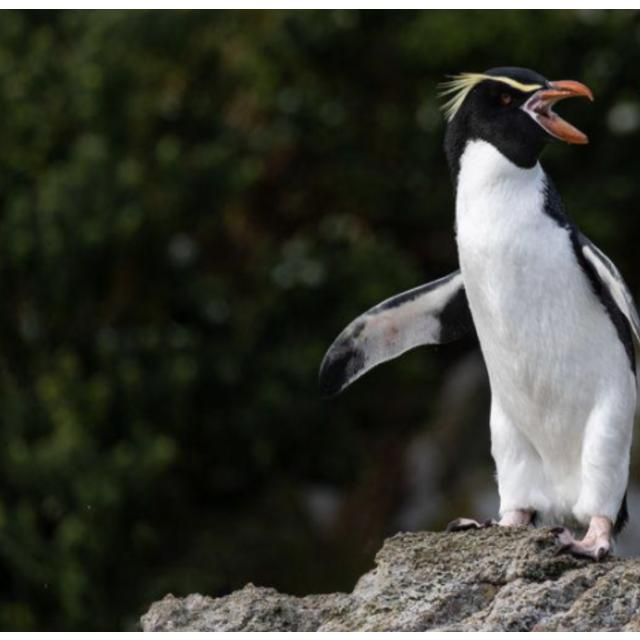
#> input picture detection/datasets/train/images/image_id_006.jpg, 640 x 640 px; its folder holds only this picture in this run
$ jupyter execute --allow-errors hog-lbp-svm.ipynb
#> lines starting #> are read from the running program, lines starting #| are printed output that depends on the picture
[cell 1]
import os
import cv2
import random
import json
import matplotlib.pyplot as plt
import numpy as np
from sklearn.model_selection import train_test_split
from sklearn import svm
from sklearn.metrics import classification_report,accuracy_score
from skimage.feature import hog
from skimage.feature import local_binary_pattern
from sklearn.preprocessing import MinMaxScaler
import math

# Extract annotations from json file
def extract_annotations(json_file_path):
#> called with json_file_path = 'datasets/train_annotations.json'
    annotations = []

    with open(json_file_path, 'r') as f:
#> (reads detection/datasets/train_annotations.json from the repository)
        data = json.load(f)

        for item in data:
            annotation = item["bbox"]
            annotations.append(annotation)

    return annotations

# Perform sliding window technique
def sliding_window(image, window_size, stride):
    windows = []
    for y in range(0, image.shape[0], stride):
        for x in range(0, image.shape[1], stride):
            window = image[y:y + window_size[1], x:x + window_size[0]]
            windows.append(((x, y), window))
    return windows

# Check if the window contains the object specified by the annotations
def window_contains(x, y, window_size, boundary):
    bx1, by1, bx2, by2 = boundary
    x_end = x + window_size
    y_end = y + window_size
    bx_end = bx1 + bx2
    by_end = by1 + by2
    x_overlap = max(0, min(x_end, bx_end) - max(x, bx1))
    y_overlap = max(0, min(y_end, by_end) - max(y, by1))

    # If both x_overlap and y_overlap are positive, the boxes overlap
    if x_overlap > 10 and y_overlap > 10:
        return 1
    else:
        return 0

# Check if sample image contains too much white border
def check_border(image):
    gray_image = cv2.cvtColor(image, cv2.COLOR_BGR2GRAY)
    total_pixels = gray_image.shape[0] * gray_image.shape[1]
    num_white_pixels = np.sum(gray_image == 255)
    white_percentage = (num_white_pixels / total_pixels) * 100
    return white_percentage < 10

[cell 2]
window_size = (64, 64)
image_size = (224, 224)
stride = 64

# Getting dataset
train_annotations = extract_annotations("datasets/train_annotations.json")
train_images_dir = 'datasets/train/images/'
train_pos = []
train_neg = []
train_index = 0
index = 0

# Create negative directory
negative_path = 'datasets/negatives'
if (not os.path.isdir(negative_path)):
    os.mkdir(negative_path)

# Create result directory
result_path = 'detection_results'
if (not os.path.isdir(result_path)):
    os.mkdir(result_path)

# Iterate images in datasets
for image_file in os.listdir(train_images_dir):
    image = cv2.imread(train_images_dir + image_file)
#> image is the input picture: shape (640, 640, 3); mean B, G, R 52.1, 60.6, 59

    # Getting boundaries
    x_min, y_min, width, height = train_annotations[train_index]
    train_index += 1
    x_max, y_max = x_min + width, y_min + height

    # Crop image to be added to positive set
    cropped_image = image[y_min:y_max, x_min:x_max]
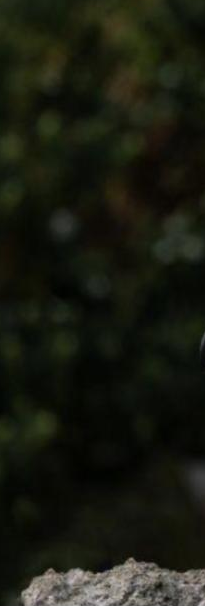
#> cropped_image: shape (606, 205, 3); mean B, G, R 16.7, 27.3, 25.2
    img = cv2.resize(cropped_image, image_size)
    train_pos.append(img)

    # If negative set does not exist
    if (not bool(os.listdir('datasets/negatives'))):

        # Extract background from original images to be added to negative set
        windows = sliding_window(image, window_size, stride)
#> after the loop in sliding_window, `for y in range(0, image.shape[0], stride):`: windows = 100 items
#> windows = 100 items
        boundary = train_annotations[index]
        count = 0
        for window in windows:
            if count >= 5:
                break
            count += 1
            (x1, y1), img = window

            # Check if background does not contain object or white borders
            if (not window_contains(x1, y1, window_size[0], boundary) and check_border(img)):
                img = cv2.resize(img, image_size)
                train_neg.append(img)
#> this loop made 6 passes
#> (x1, x_end in window_contains, x_overlap in window_contains) on passes 3 to 5: (128, 192, 64), (192, 256, 64), (256, 320, 64)
#> (x1, x_end in window_contains, x_overlap in window_contains, total_pixels in check_border, num_white_pixels in check_border, white_percentage in check_border) on passes 1 to 2: (0, 64, 0, 4096, 384, 9.38), (64, 128, 9, 4096, 407, 9.94)
#> pass 1, in check_border, `gray_image = cv2.cvtColor(image, cv2.COLOR_BGR2GRAY)`:
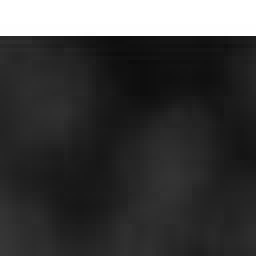
#> gray_image: shape (64, 64) (shown 4 times larger); min 12, max 255, mean 64.1
#> after the loop:
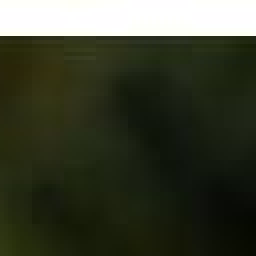
#> img: shape (64, 64, 3) (shown 4 times larger); mean of channels 0, 1, 2 49.1, 65.6, 61.4; drawn as B, G, R
#> after the loop, count = 5; train_neg = 2 items

        index += 1

# Save negative if it does not exist
if (not bool(os.listdir('datasets/negatives'))):
    index = 0
    for img in train_neg:
        image_path = 'datasets/negatives/neg_' + str(index) + '.jpg'
        cv2.imwrite(image_path, img)
        index += 1
#> this loop made 2 passes
#> (image_path, index) on passes 1 to 2: ('datasets/negatives/neg_0.jpg', 1), ('datasets/negatives/neg_1.jpg', 2)
#> pass 2, `cv2.imwrite(image_path, img)`:
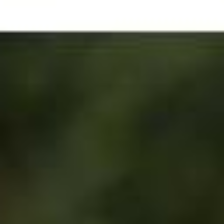
#> saved as neg_1.jpg: shape (224, 224, 3); mean B, G, R 58, 78.3, 71.9
#> after the loop, index = 2
else:
    # Else load negative set
    for image_file in os.listdir('datasets/negatives'):
        image = cv2.imread('datasets/negatives/' + image_file)
        train_neg.append(image)

num_images_to_display = 5
print('Number of postive samples:' + str(len(train_pos)))
#| Number of postive samples:1
print('Number of negative samples:' + str(len(train_neg)))
#| Number of negative samples:2


# Create a random sample of five elements from the sets
#> (the rest of this cell did not finish here and is left out)

[cell 3]
hog_X = []
hog_features = []
labels = []

# Extract HOG features in positive set
for img in train_pos:
    img = cv2.cvtColor(img, cv2.COLOR_BGR2GRAY)
    img = cv2.resize(img, image_size)
    fd, hog_image = hog(img, orientations=9, pixels_per_cell=(8, 8), cells_per_block=(2, 2), visualize=True)
    hog_X.append(fd)
    hog_features.append(hog_image)
    labels.append(1)
#> this loop made 1 pass
#> pass 1, `img = cv2.cvtColor(img, cv2.COLOR_BGR2GRAY)`:
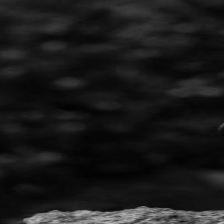
#> img: shape (224, 224); min 1, max 191, mean 25.4
#> pass 1, `fd, hog_image = hog(img, orientations=9, pixels_per_cell=(8, 8), cells..`:
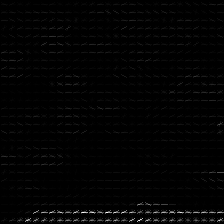
#> hog_image: shape (224, 224) float64; min 0, max 42.48, mean 0.5; drawn with min black and max white
#> after the loop, hog_X = 1 item; hog_features = 1 item; labels = [1]

# Extract HOG features in negative set
for img in train_neg:
    img = cv2.cvtColor(img, cv2.COLOR_BGR2GRAY)
    img = cv2.resize(img, image_size)

    fd, hog_image = hog(img, orientations=9, pixels_per_cell=(8, 8), cells_per_block=(2, 2), visualize=True)
    hog_X.append(fd)
    hog_features.append(hog_image)
    labels.append(0)
#> this loop made 2 passes
#> pass 2, `img = cv2.cvtColor(img, cv2.COLOR_BGR2GRAY)`:
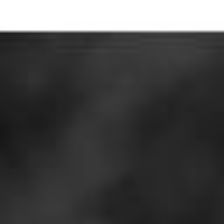
#> img: shape (224, 224); min 23, max 255, mean 74.1
#> after the loop, hog_X = 3 items; hog_features = 3 items; labels = [1, 0, 0]

#> (the rest of this cell did not finish here and is left out)

[cell 4]
# Radius for LBP
radius = 1
# Number of neighbors to consider for LBP
n_points = 8 * radius


lbp_X = []
lbp_features = []
labels = []

# Extract LBP features in positive set
for img in train_pos:
    img = cv2.cvtColor(img, cv2.COLOR_BGR2GRAY)
    img = cv2.resize(img, image_size)
    lbp = local_binary_pattern(img, n_points, radius, 'uniform')
    fd = lbp.flatten()
    lbp_X.append(fd)
    lbp_features.append(lbp)
    labels.append(1)
#> this loop made 1 pass
#> pass 1, `lbp = local_binary_pattern(img, n_points, radius, 'uniform')`:
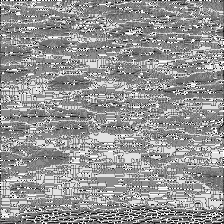
#> lbp: shape (224, 224) float64; min 0, max 9, mean 5.29; drawn with min black and max white
#> after the loop, labels = [1]; lbp_X = 1 item; lbp_features = 1 item

# Extract LBP features in negative set
for img in train_neg:
    img = cv2.cvtColor(img, cv2.COLOR_BGR2GRAY)
    img = cv2.resize(img, image_size)
    lbp = local_binary_pattern(img, n_points, radius, 'uniform')
    fd = lbp.flatten()
    lbp_X.append(fd)
    lbp_features.append(lbp)
    labels.append(0)
#> this loop made 2 passes
#> pass 2, `lbp = local_binary_pattern(img, n_points, radius, 'uniform')`:
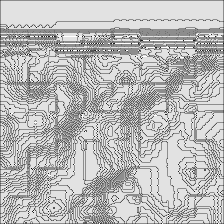
#> lbp: shape (224, 224) float64; min 0, max 9, mean 6.57; drawn with min black and max white
#> after the loop, labels = [1, 0, 0]; lbp_X = 3 items; lbp_features = 3 items

#> (the rest of this cell did not finish here and is left out)

[cell 5]
# Combine features
combined_X = np.hstack((hog_X, lbp_X))
X_train, X_test, y_train, y_test = train_test_split(combined_X, labels, test_size=0.2, random_state=42)
#> y_train = [0, 0]; y_test = [1]
#> (reads detection/datasets/valid_annotations.json from the repository)
combined_clf = svm.SVC()
#> (the rest of this cell did not finish here and is left out)

[cell 6]
class Heatmap():

    # Initialise heatmap
    def __init__(self,original_image):
        self.mask = np.zeros(original_image.shape[:2])

    # Add value to region
    def incValOfReg(self,coords):
        w1,w2,h1,h2 = coords
        self.mask[h1:h2,w1:w2] = self.mask[h1:h2,w1:w2] + 30

    # Remove value from region
    def decValOfReg(self,coords):
        w1,w2,h1,h2 = coords
        self.mask[h1:h2,w1:w2] = self.mask[h1:h2,w1:w2] - 30

    # Compile final heatmap
    # [7 lines left out: function compileHeatmap, not called in this run]

[cell 7]
# Function to detect object
def detect(image):
    # Create heatmap
    htmp = Heatmap(image)

    # Sliding window
    windows = sliding_window(image, window_size, stride)
#> windows = 400 items

    for window in windows:
        # Extract features from window
        (x1, y1), img = window
        img = cv2.cvtColor(img, cv2.COLOR_BGR2GRAY)
        img = cv2.resize(img, image_size)
        lbp = local_binary_pattern(img, n_points, radius, 'uniform')
        lbp_fd = [lbp.flatten()]
        img = cv2.resize(img, image_size)
        hog_fd = hog(img, orientations=9, pixels_per_cell=(8, 8), cells_per_block=(2, 2))
        hog_fd = [hog_fd]
        flattened_patch = np.hstack((hog_fd, lbp_fd))

        # Make the prediction using the SVM model
        prediction = combined_clf.predict(flattened_patch)[0]
        coords = (x1, y1, x1 + window_size[0], y1 + window_size[0])

        # If object is detect add heat to map
        if prediction == 1:
            htmp.incValOfReg(coords)
        # Else remove heat from map
        else:
            htmp.decValOfReg(coords)
#> this loop made 1 pass
#> pass 1, in detect, `lbp = local_binary_pattern(img, n_points, radius, 'uniform')`:
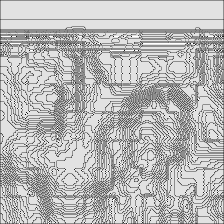
#> lbp: shape (224, 224) float64; min 0, max 9, mean 6.52; drawn with min black and max white

    # Compiling heatmap
    mask = htmp.compileHeatmap()

    # Find contours in map and get coords
    cont,_ = cv2.findContours(mask,1,2)[:2]
    if (not len(cont)):
        return (0,0,0,0), image
    c = cont[0]
    result_coord = cv2.boundingRect(c)
    (x,y,w,h) = result_coord

    # Draw box in image and return result
    image = cv2.rectangle(image,(x,y),(x+w,y+h),(255),2)
    return result_coord, image

window_size = (64, 64)
stride = 32

result = []
result_coord = []

# Get valid dataset
valid_annotations = extract_annotations("datasets/valid_annotations.json")
valid_images_dir = 'datasets/valid/images/'
train_pos = []
train_neg = []

# Detect boxes in set
#> (the rest of this cell did not finish here and is left out)

[cell 8]
# Save result images
index = 0
for img in result:
    image_path = 'detection_results/result' + str(index) + '.jpg'
    cv2.imwrite(image_path, img)
    index += 1
#> after the loop, index = 0

#> (the rest of this cell did not finish here and is left out)

[cell 9]
# Calculate IOU value
# [34 lines left out: functions iou, dist, not called in this run]

# Compute standard deviation values
dist_values = []
iou_values = []
for i in range(len(result_coord)):
    iou_values.append(iou(result_coord[i], valid_annotations[i]))
    dist_values.append(dist(result_coord[i], valid_annotations[i]))
print('Standard Deviation IOU: ' + str(np.std(iou_values)))
print('Standard Deviation Distance: ' + str(np.std(dist_values)))
